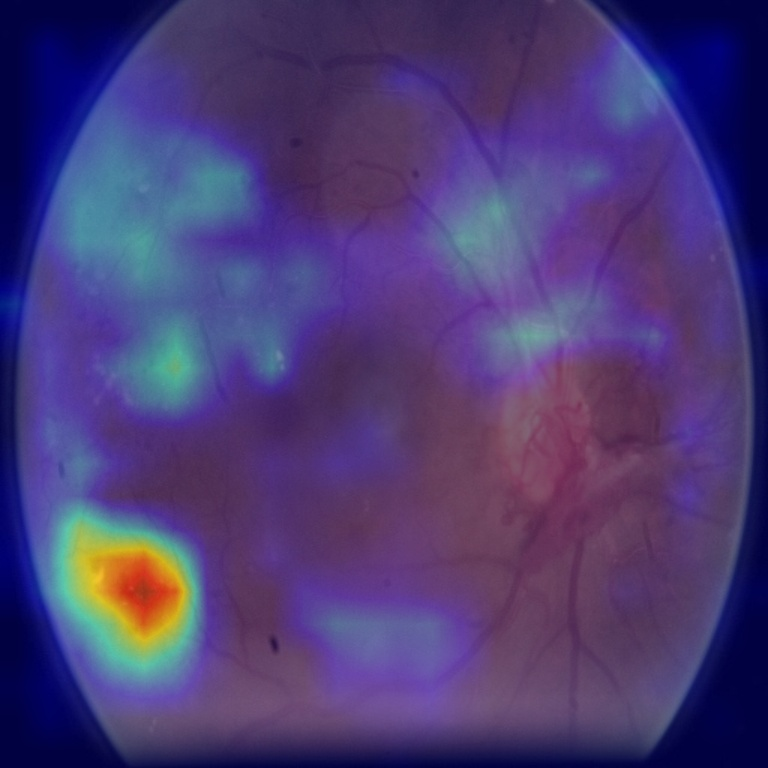
#> input picture extras/gradcam_rank1_true4_pred4.03.jpg, 768 x 768 px
$ python -i preprocess_all.py   (imports and definitions only)
#> lines starting #> are read from the running program, lines starting #| are printed output that depends on the picture; after the words box and inside, x2 and y2 are one past the last pixel; in counts of white or black regions, pixels touching at a corner belong together
#> further down, picture is the input picture: shape (768, 768, 3); mean B, G, R 117.7, 59.8, 75.3
import os
import pandas as pd
import cv2
from multiprocessing import Pool
from tqdm import tqdm
import numpy as np
from src.data.preprocess import preprocess_image

def is_valid_image(img):
    """
    Strong filtering to remove problematic images (stitched, partial retina, etc.)
    """
    if img is None:
        return False, "Corrupted"

    gray = cv2.cvtColor(img, cv2.COLOR_BGR2GRAY)
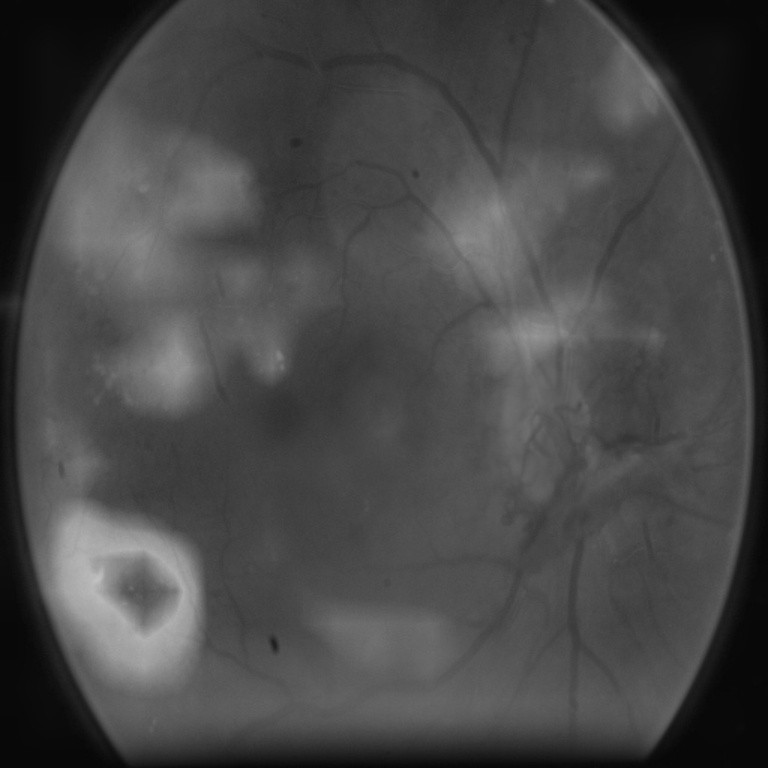
#> gray: shape (768, 768); min 7, max 192, mean 71

    # Too dark
    if gray.mean() < 15:
        return False, f"Too dark (Mean={gray.mean():.2f})"

    # Too low contrast
    if gray.std() < 8:
        return False, f"Low contrast (Std={gray.std():.2f})"

    # Check retina area
    _, thresh = cv2.threshold(gray, 10, 255, cv2.THRESH_BINARY)
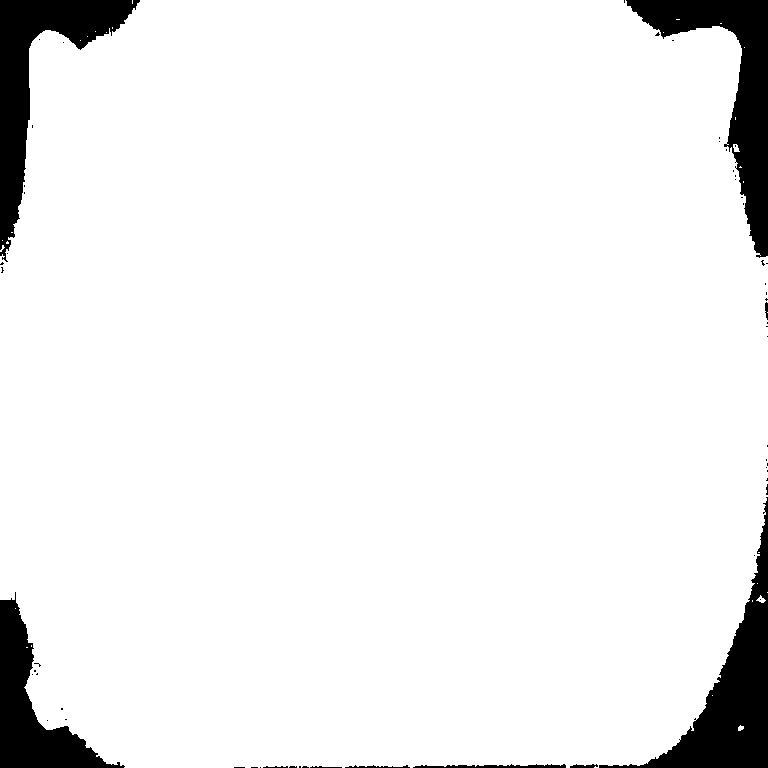
#> thresh: shape (768, 768); 93.4% white; 60 black regions (50 under 20 px)
    contours, _ = cv2.findContours(thresh, cv2.RETR_EXTERNAL, cv2.CHAIN_APPROX_SIMPLE)
#> contours = 30 contours, 27 with area under 20; largest, box (x1, y1, x2, y2) and area: (0, 0, 768, 768) 549023, (756, 595, 766, 603) 28, (733, 144, 740, 152) 28

    if len(contours) == 0:
        return False, "No contours found"

    largest = max(contours, key=cv2.contourArea)
#> largest = contour of 1041 points, box (x1, y1, x2, y2) (0, 0, 768, 768), area 549023
    area_ratio = cv2.contourArea(largest) / (img.shape[0]*img.shape[1])
#> area_ratio = 0.931

    # Reject broken/partial retina
    if area_ratio < 0.3:
        return False, f"Partial retina (Area Ratio={area_ratio:.2f})"

    return True, "Valid"

# [117 lines left out: functions process_image_at_resolutions, main, not called in this run]

# [2 lines not run here, left out]

>>> import cv2
>>> picture = cv2.imread('gradcam_rank1_true4_pred4.03.jpg')
>>> result = is_valid_image(picture)
#> result = (True, 'Valid')

$ run again, on extras/gradcam_rank5_true4_pred3.97.jpg
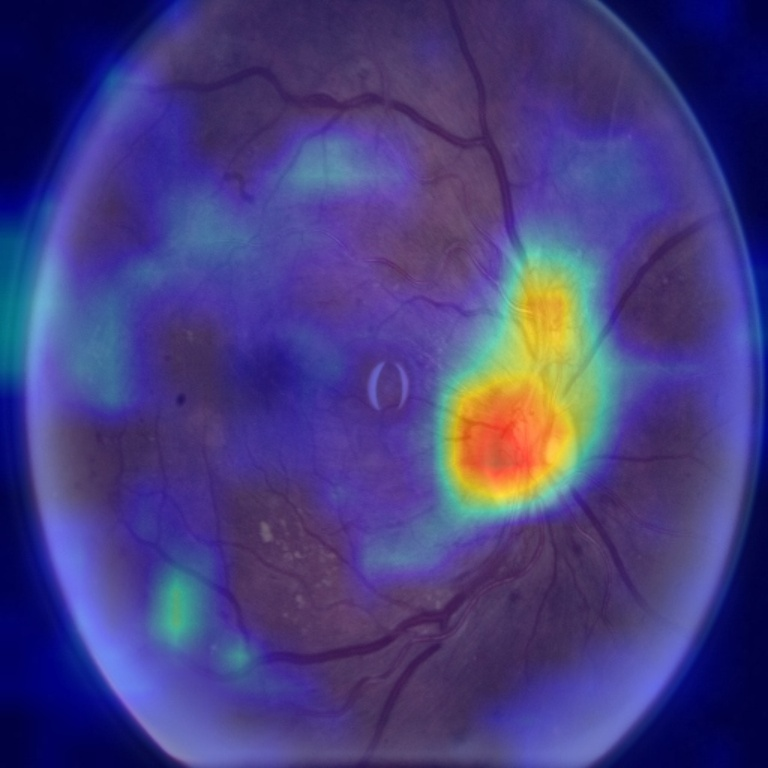
#> input picture extras/gradcam_rank5_true4_pred3.97.jpg, 768 x 768 px
#> picture is the input picture: shape (768, 768, 3); mean B, G, R 127.8, 62.4, 70.3
#> in is_valid_image, `gray = cv2.cvtColor(img, cv2.COLOR_BGR2GRAY)`:
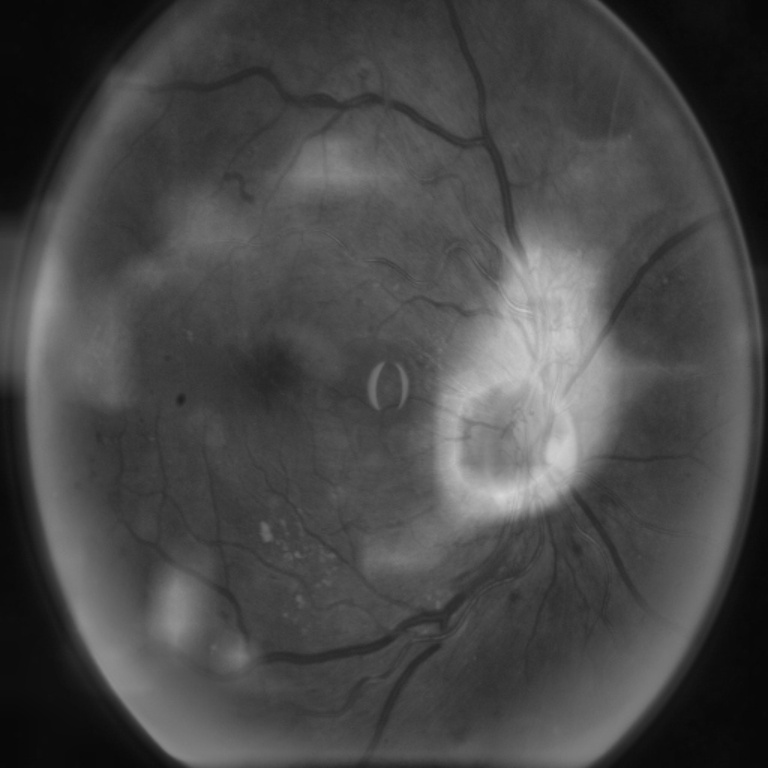
#> gray: shape (768, 768); min 7, max 214, mean 72.2
#> in is_valid_image, `_, thresh = cv2.threshold(gray, 10, 255, cv2.THRESH_BINARY)`:
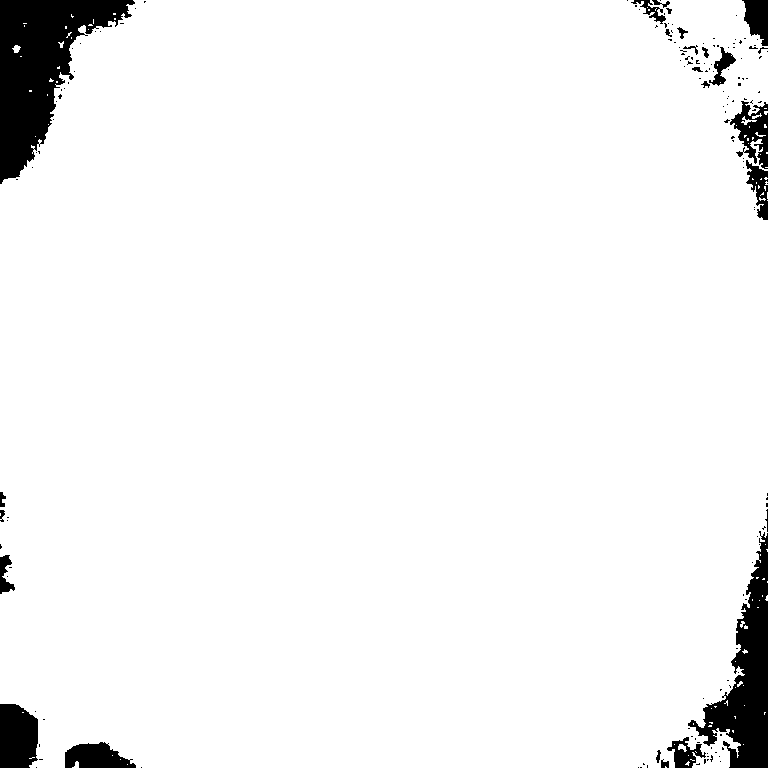
#> thresh: shape (768, 768); 95.4% white; 159 black regions (134 under 20 px)
#> contours = 94 contours, 90 with area under 20; largest, box (x1, y1, x2, y2) and area: (0, 0, 768, 768) 560883, (12, 45, 21, 53) 34, (678, 744, 687, 752) 30, (741, 116, 757, 125) 26
#> largest = contour of 1326 points, box (x1, y1, x2, y2) (0, 0, 768, 768), area 560883
#> area_ratio = 0.951
#> result = (True, 'Valid')
